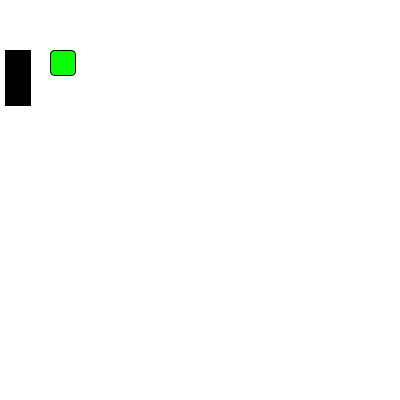
Frame 1 (no input)
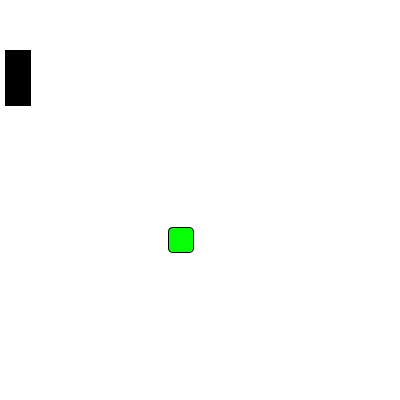
Frame 60 (the mouse pressed at the canvas centre just before this capture)
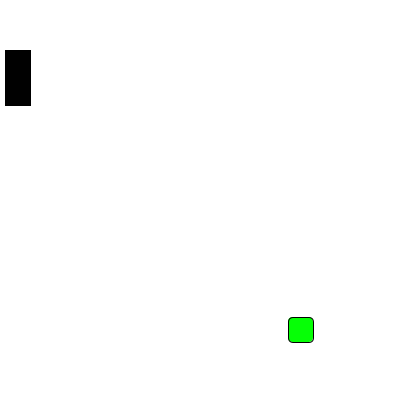
Frame 120 (the mouse held since frame 60 and released just before this capture)

The Processing sketch that drew these frames (run headless with seeded random() and noise(); from frame 60 on, the mouse is pressed at the canvas centre):

// Processing sketch: processing_105661
// ── processing_105661.pde

void setup() {
  size(400, 400);
  // set background color to white
  background(255);
}

int dx = 2;
int dy = 3;

int x = 50;
int y = 50;

int paddleY = 50;


void draw() {

  //pong rect
  fill(255);
  background(255);
  

  for (int i=0; i<1; i++) {
    fill(6,255,6);
    rect(x, y+ i, 25, 25, 5);
    
    
  }

  x = x + dx;
  y = y + dy;

  if ( x < 25 || x > 380) {
    dx = -1 * dx;
  }
  if ( y < 0 || y > 360) {
    dy = -1 * dy;
  }


  //making the paddle
  if (keyPressed) {
    if (key == 'w'&& paddleY > 0) {
      paddleY -= 5;
    }
  
    if (key == 's'&& paddleY <340) {
      paddleY += 5;
    }  
  }
  fill(1,1,1);
  rect(5, paddleY, 25,55);
  

}
